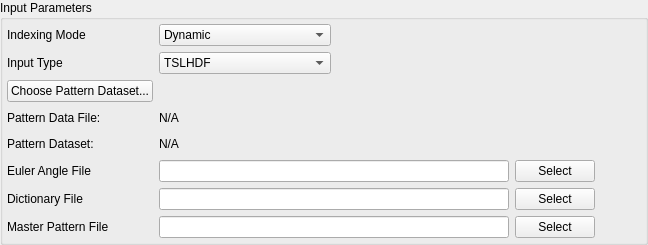
            <widget class="QGroupBox" name="inputParamsGB">
             <property name="title">
              <string>Input Parameters</string>
             </property>
             <layout class="QGridLayout" name="gridLayout_14">
              <property name="leftMargin">
               <number>4</number>
              </property>
              <property name="topMargin">
               <number>4</number>
              </property>
              <property name="rightMargin">
               <number>4</number>
              </property>
              <property name="bottomMargin">
               <number>4</number>
              </property>
              <item row="8" column="0">
               <widget class="QLabel" name="masterFileLabel">
                <property name="text">
                 <string>Master Pattern File</string>
                </property>
               </widget>
              </item>
              <item row="8" column="3">
               <widget class="QPushButton" name="masterFileBtn">
                <property name="text">
                 <string>Select</string>
                </property>
               </widget>
              </item>
              <item row="6" column="0">
               <widget class="QLabel" name="eulerAngleFileLabel">
                <property name="text">
                 <string>Euler Angle File</string>
                </property>
               </widget>
              </item>
              <item row="6" column="3">
               <widget class="QPushButton" name="eulerAngleFileBtn">
                <property name="text">
                 <string>Select</string>
                </property>
               </widget>
              </item>
              <item row="7" column="0">
               <widget class="QLabel" name="dictionaryFileLabel">
                <property name="text">
                 <string>Dictionary File</string>
                </property>
               </widget>
              </item>
              <item row="1" column="0">
               <widget class="QLabel" name="bLabel_8">
                <property name="toolTip">
                 <string>'Dynamic' for on-the-fly indexing</string>
                </property>
                <property name="toolTipDuration">
                 <number>10000</number>
                </property>
                <property name="text">
                 <string>Indexing Mode</string>
                </property>
               </widget>
              </item>
              <item row="5" column="0">
               <widget class="QLabel" name="label_5">
                <property name="text">
                 <string>Pattern Dataset:</string>
                </property>
               </widget>
              </item>
              <item row="4" column="0">
               <widget class="QLabel" name="label_4">
                <property name="text">
                 <string>Pattern Data File:</string>
                </property>
               </widget>
              </item>
              <item row="2" column="0">
               <widget class="QLabel" name="inputTypeLabel_3">
                <property name="text">
                 <string>Input Type</string>
                </property>
               </widget>
              </item>
              <item row="7" column="3">
               <widget class="QPushButton" name="dictionaryFileBtn">
                <property name="text">
                 <string>Select</string>
                </property>
               </widget>
              </item>
              <item row="1" column="1">
               <widget class="QComboBox" name="indexingModeCB">
                <property name="toolTip">
                 <string>'Dynamic' for on-the-fly indexing</string>
                </property>
                <property name="toolTipDuration">
                 <number>10000</number>
                </property>
                <item>
                 <property name="text">
                  <string>Dynamic</string>
                 </property>
                </item>
               </widget>
              </item>
              <item row="6" column="1" colspan="2">
               <widget class="QLineEdit" name="eulerAngleFileLE">
                <property name="minimumSize">
                 <size>
                  <width>350</width>
                  <height>0</height>
                 </size>
                </property>
               </widget>
              </item>
              <item row="7" column="1" colspan="2">
               <widget class="QLineEdit" name="dictionaryFileLE">
                <property name="minimumSize">
                 <size>
                  <width>350</width>
                  <height>0</height>
                 </size>
                </property>
               </widget>
              </item>
              <item row="2" column="1">
               <widget class="QComboBox" name="inputTypeCB">
                <property name="currentIndex">
                 <number>3</number>
                </property>
                <property name="sizeAdjustPolicy">
                 <enum>QComboBox::AdjustToContents</enum>
                </property>
                <item>
                 <property name="text">
                  <string>Binary</string>
                 </property>
                </item>
                <item>
                 <property name="text">
                  <string>TSLup1</string>
                 </property>
                </item>
                <item>
                 <property name="text">
                  <string>TSLup2</string>
                 </property>
                </item>
                <item>
                 <property name="text">
                  <string>TSLHDF</string>
                 </property>
                </item>
                <item>
                 <property name="text">
                  <string>OxfordBinary</string>
                 </property>
                </item>
                <item>
                 <property name="text">
                  <string>OxfordHDF</string>
                 </property>
                </item>
                <item>
                 <property name="text">
                  <string>EMEBSD</string>
                 </property>
                </item>
                <item>
                 <property name="text">
                  <string>BrukerHDF</string>
                 </property>
                </item>
               </widget>
              </item>
              <item row="2" column="2" colspan="3">
               <spacer name="horizontalSpacer_34">
                <property name="orientation">
                 <enum>Qt::Horizontal</enum>
                </property>
                <property name="sizeHint" stdset="0">
                 <size>
                  <width>40</width>
                  <height>20</height>
                 </size>
                </property>
               </spacer>
              </item>
              <item row="1" column="2" colspan="3">
               <spacer name="horizontalSpacer_35">
                <property name="orientation">
                 <enum>Qt::Horizontal</enum>
                </property>
                <property name="sizeHint" stdset="0">
                 <size>
                  <width>40</width>
                  <height>20</height>
                 </size>
                </property>
               </spacer>
              </item>
              <item row="4" column="1">
               <widget class="QLabel" name="patternDataFileLabel">
                <property name="text">
                 <string>N/A</string>
                </property>
               </widget>
              </item>
              <item row="5" column="1">
               <widget class="QLabel" name="patternDsetPathLabel">
                <property name="text">
                 <string>N/A</string>
                </property>
               </widget>
              </item>
              <item row="4" column="2" colspan="3">
               <spacer name="horizontalSpacer_36">
                <property name="orientation">
                 <enum>Qt::Horizontal</enum>
                </property>
                <property name="sizeHint" stdset="0">
                 <size>
                  <width>40</width>
                  <height>20</height>
                 </size>
                </property>
               </spacer>
              </item>
              <item row="5" column="2" colspan="3">
               <spacer name="horizontalSpacer_37">
                <property name="orientation">
                 <enum>Qt::Horizontal</enum>
                </property>
                <property name="sizeHint" stdset="0">
                 <size>
                  <width>40</width>
                  <height>20</height>
                 </size>
                </property>
               </spacer>
              </item>
              <item row="8" column="1" colspan="2">
               <widget class="QLineEdit" name="masterFileLE">
                <property name="minimumSize">
                 <size>
                  <width>350</width>
                  <height>0</height>
                 </size>
                </property>
               </widget>
              </item>
              <item row="3" column="0">
               <widget class="QPushButton" name="choosePatternsBtn">
                <property name="text">
                 <string>Choose Pattern Dataset...</string>
                </property>
               </widget>
              </item>
              <item row="6" column="4">
               <spacer name="horizontalSpacer_38">
                <property name="orientation">
                 <enum>Qt::Horizontal</enum>
                </property>
                <property name="sizeHint" stdset="0">
                 <size>
                  <width>40</width>
                  <height>20</height>
                 </size>
                </property>
               </spacer>
              </item>
              <item row="7" column="4">
               <spacer name="horizontalSpacer_39">
                <property name="orientation">
                 <enum>Qt::Horizontal</enum>
                </property>
                <property name="sizeHint" stdset="0">
                 <size>
                  <width>40</width>
                  <height>20</height>
                 </size>
                </property>
               </spacer>
              </item>
              <item row="8" column="4">
               <spacer name="horizontalSpacer_40">
                <property name="orientation">
                 <enum>Qt::Horizontal</enum>
                </property>
                <property name="sizeHint" stdset="0">
                 <size>
                  <width>40</width>
                  <height>20</height>
                 </size>
                </property>
               </spacer>
              </item>
             </layout>
            </widget>
